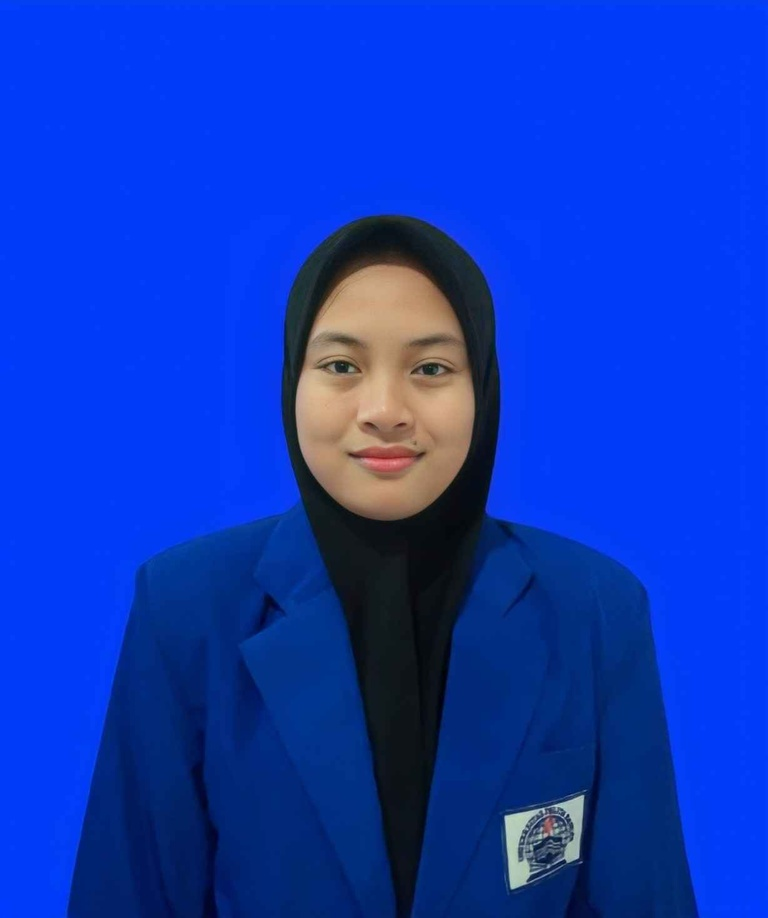
#> input picture img/alya.jpg, 768 x 918 px, shrunk from 1228 x 1468 before the run
$ python citra.py
#> lines starting #> are read from the running program, lines starting #| are printed output that depends on the picture; after the words box and inside, x2 and y2 are one past the last pixel; in counts of white or black regions, pixels touching at a corner belong together
#imports Pustaka
import cv2
from matplotlib import pyplot as plt
import numpy as np

#loading Gambar
file = "img/alya.jpg"
img = cv2.imread(file)
#> img is the input picture: shape (918, 768, 3); mean B, G, R 190.3, 56.3, 11.8
img = cv2.cvtColor(img, cv2.COLOR_BGR2RGB)
plt.imshow(img)
plt.show()

#Konversi citra warna menjadi abu-abu
gray = cv2.cvtColor(img, cv2.COLOR_BGR2GRAY)
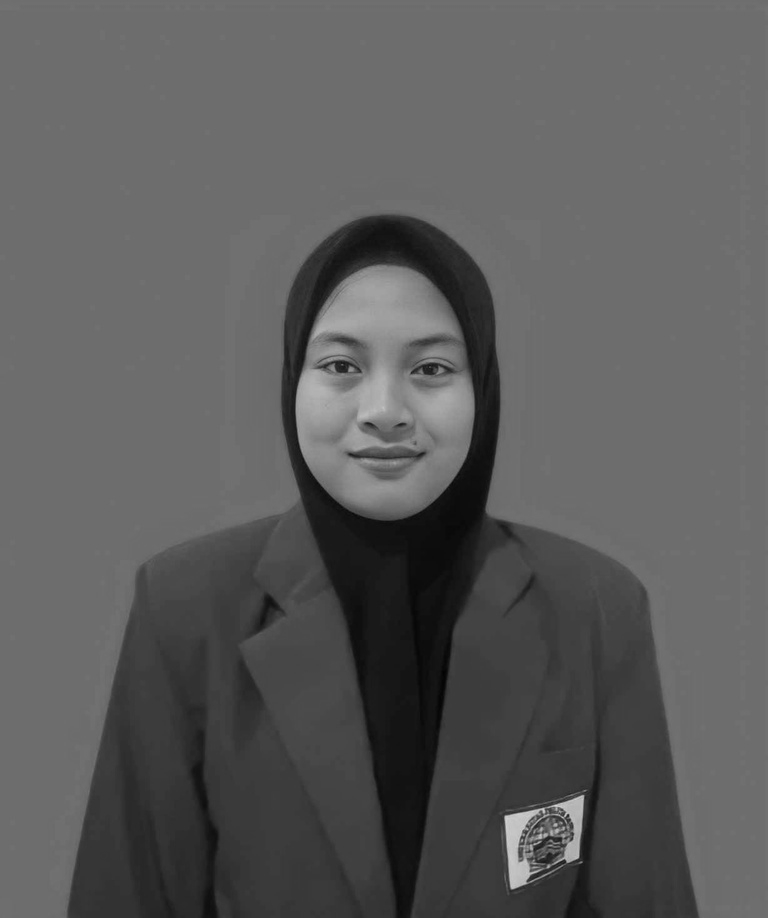
#> gray: shape (918, 768); min 1, max 216, mean 91.2
thresh = cv2.adaptiveThreshold(
    gray, 255, cv2.ADAPTIVE_THRESH_GAUSSIAN_C, cv2.THRESH_BINARY_INV, 21, 5)
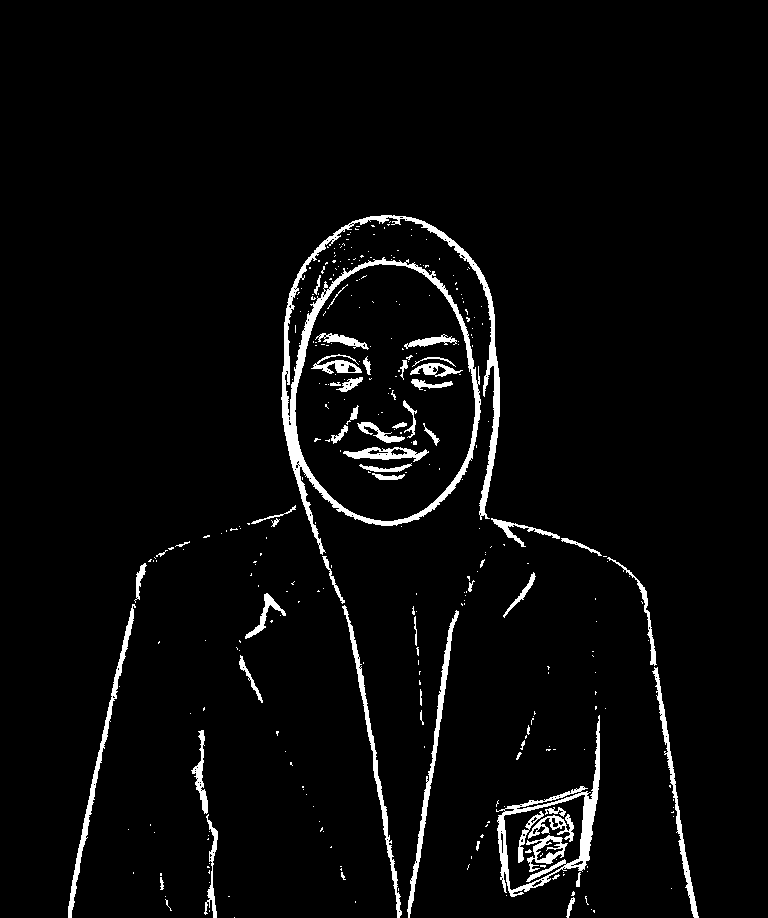
#> thresh: shape (918, 768); 3.7% white; 335 white regions (275 under 20 px)

#Fungsi untuk menemukan kontur
contours, _ = cv2.findContours(thresh, cv2.RETR_TREE, cv2.CHAIN_APPROX_SIMPLE)
#> contours = 478 contours, 418 with area under 20; largest, box (x1, y1, x2, y2) and area: (281, 215, 500, 555) 43120, (294, 263, 476, 522) 36320, (496, 715, 600, 897) 7602, (503, 794, 586, 891) 5147, (68, 604, 136, 918) 1201
detected_contours = img.copy()
cv2.drawContours(detected_contours, contours, -1, (0, 255, 0), -1)
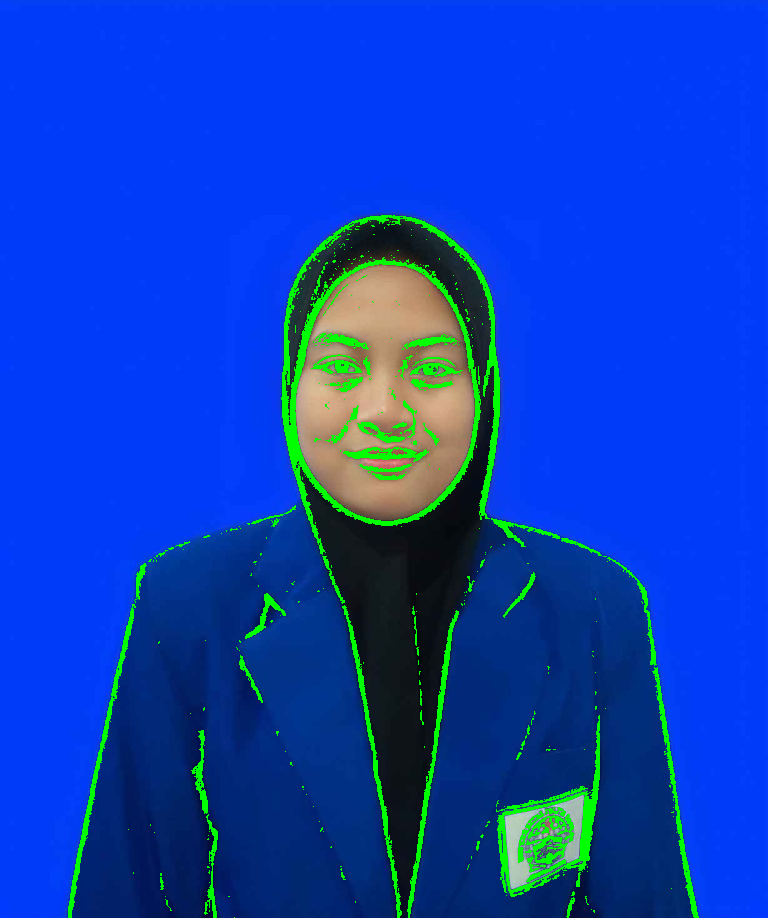
#> detected_contours: shape (918, 768, 3); mean R, G, B 10.5, 64.2, 187.7
plt.imshow(detected_contours)
plt.title('Detected contours')
plt.show()

contours, _ = cv2.findContours(
    thresh, cv2.RETR_EXTERNAL, cv2.CHAIN_APPROX_SIMPLE)
#> contours = 253 contours, 230 with area under 20; largest, box (x1, y1, x2, y2) and area: (281, 215, 500, 555) 43120, (496, 715, 600, 897) 7602, (68, 604, 136, 918) 1201, (407, 610, 459, 918) 1151, (342, 605, 402, 918) 1040

#Masking gambar
highlight = np.ones_like(img)
cv2.drawContours(highlight, contours, -1, (0, 200, 175), cv2.FILLED)
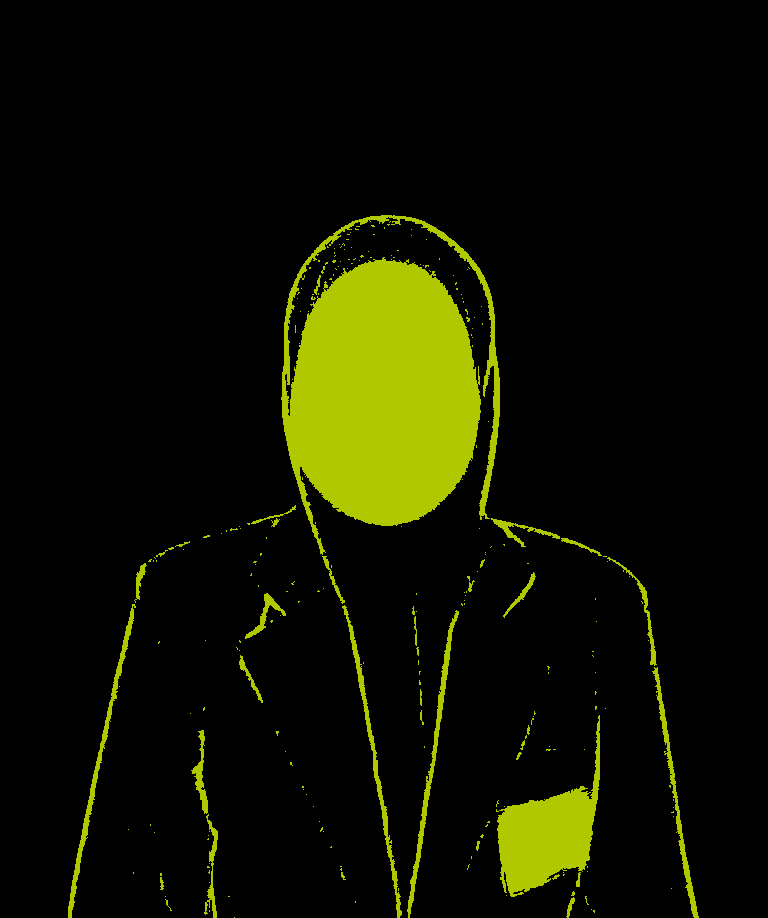
#> highlight: shape (918, 768, 3); mean of channels 0, 1, 2 0.9, 18.6, 16.4; drawn as B, G, R
plt.imshow(highlight)
plt.title('Highlight contour with color')
plt.show()

#Penyaringan Kembali
mask = np.zeros_like(img)
cv2.drawContours(mask, contours, -1, (255, 255, 255), cv2.FILLED)
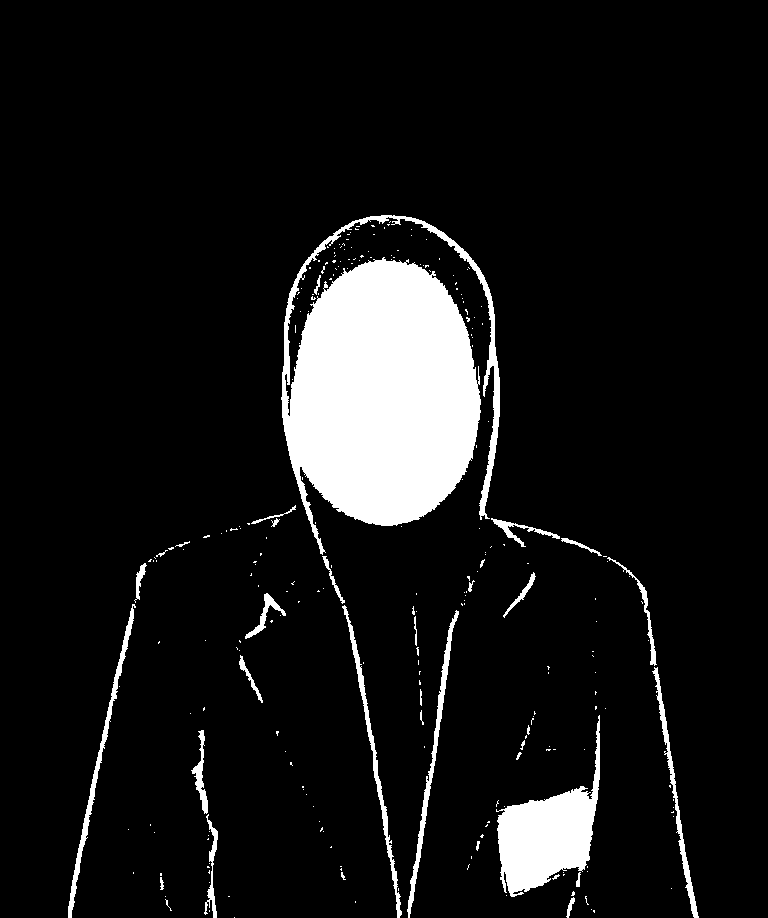
#> mask: shape (918, 768, 3); 8.8% white; 253 white regions (218 under 20 px), largest, box (x1, y1, x2, y2) and area: (281, 215, 500, 555) 44358, (496, 715, 600, 897) 7926, (68, 604, 136, 918) 1527
foreground = cv2.bitwise_and(img, mask)
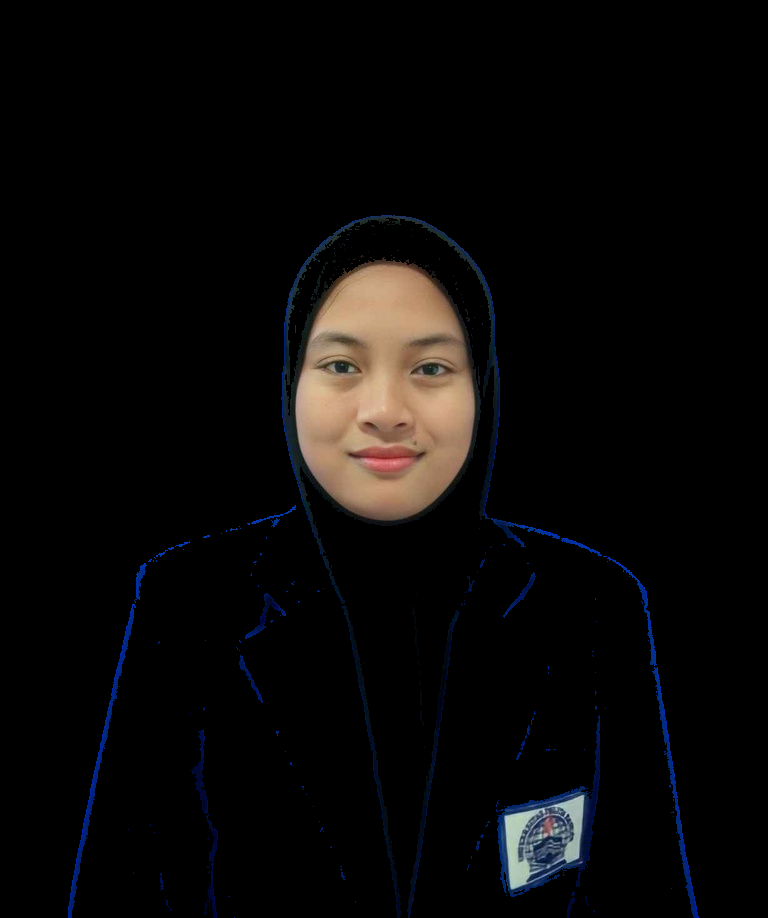
#> foreground: shape (918, 768, 3); mean R, G, B 10, 8.8, 8.5

#Tepi
plt.imshow(foreground)
plt.title('Extract contours')
plt.show()

print("\t")

#--main-plot--
contours = {"Original": img, "Detected contours": detected_contours,
            "Color contours": highlight, "Extract contours": foreground}
plt.subplots_adjust(wspace=.2, hspace=.2)
plt.tight_layout()

for i, (key, value) in enumerate(contours.items()):
    plt.subplot(2, 2, i + 1)
    plt.tick_params(labelbottom=False)
    plt.tick_params(labelleft=False)
    plt.title("{}".format(key))
    plt.imshow(value)
#> this loop made 4 passes

plt.show()
